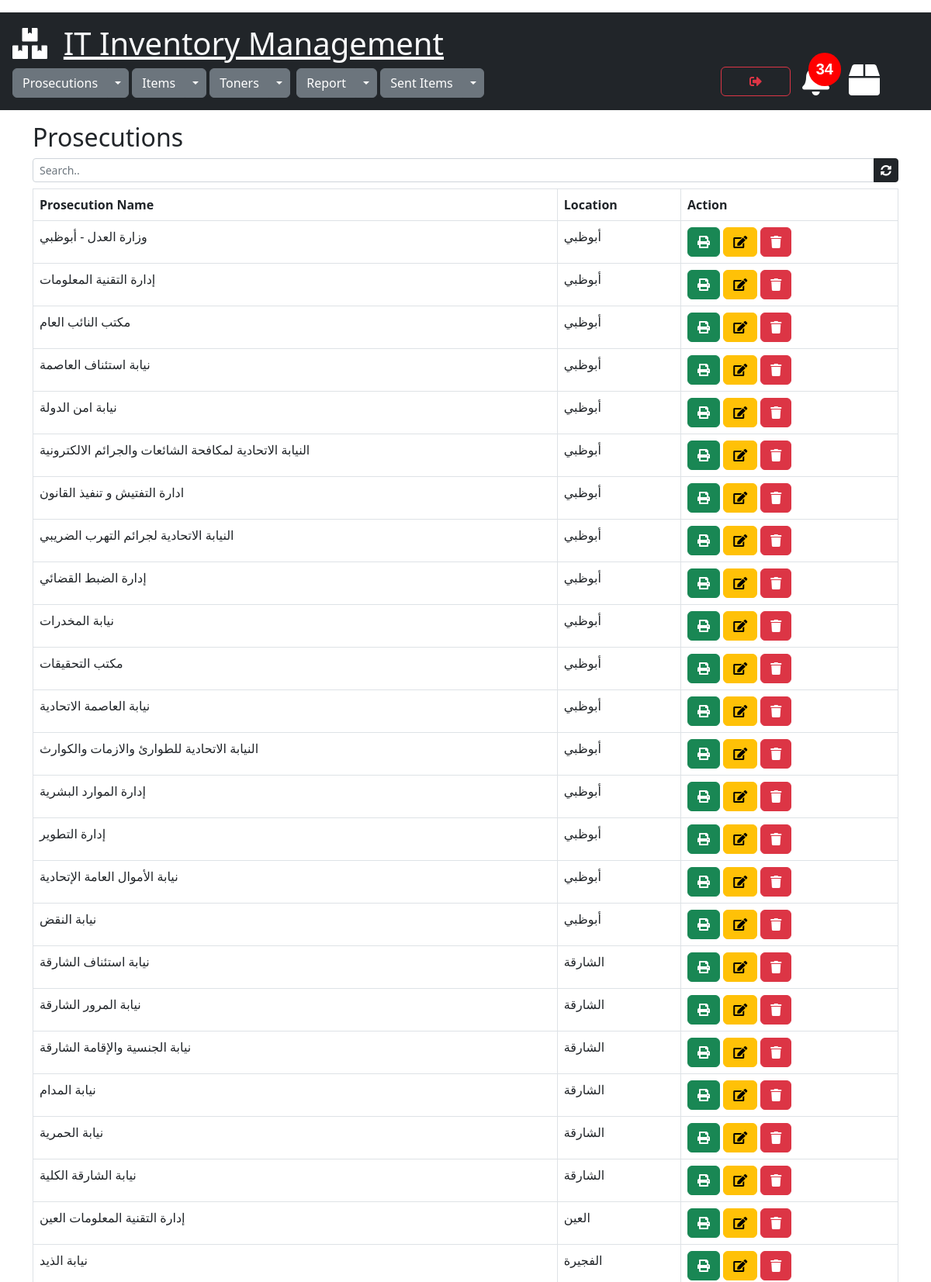
The page /prosecutions/view_prosecutions/ (signed in, upper part) on the database its author committed.
### prosecutions/models.py (models this page shows)
class Prosecutions(models.Model):
    name = models.CharField(max_length=255)
    location = models.CharField(max_length=300,default="none")
    created = models.DateTimeField(default=timezone.now)

### prosecutions/views.py (the view)
# urls.py: path('view_prosecutions/', views.view_prosecutions, name='view_prosecutions'),
@cache_control(no_cache=True, must_revalidate=True,no_store=True)
@login_required(login_url="login")
def view_prosecutions(request):
    prosecutions = Prosecutions.objects.all().order_by('location')
    data_calc_cart_total = calc_cart_total(request)
    cart_total = data_calc_cart_total['cart_total']
    data_calc_toner_stock_alert = calc_toner_stock_alert(request)
    toner_stock_alert = data_calc_toner_stock_alert['toner_stock_alert_count']
    toner_under_fifteen = data_calc_toner_stock_alert['tonerstock']
    context = {"total": cart_total,"prosecutions": prosecutions,"toner_stock_alert":toner_stock_alert,"toner_under_fifteen":toner_under_fifteen}
    return render(request, 'view_prosecutions.html', context)

### sent_items/utils.py (called while the page is built)
def get_total_cart_items(items_in_cart):
    cartitem = CartItem.objects.filter(cart=items_in_cart)
    total = cartitem.count()
    return total

def calc_cart_total(request):
    customer, created = Customer.objects.get_or_create(user=request.user)
    cart, created = Cart.objects.get_or_create(customer=customer, complete=False)
    items_in_cart = cart.pk
    cart_total = get_total_cart_items(items_in_cart)
    return {'cart_total':cart_total,'user_cart':cart,'items_in_cart':items_in_cart}

### toners/utils.py (called while the page is built)
def calc_toner_stock_alert(request):
    tonerstock=Toners.objects.filter(remaining_qty__lte=15)
    toner_stock_alert_count=tonerstock.count()
    return {"toner_stock_alert_count":toner_stock_alert_count,"tonerstock":tonerstock }

### prosecutions/templates/view_prosecutions.html (shortened to what this page needs)
{% extends 'mainpage.html' %}
{% block content %}
<div class="container">
  <h2>Prosecutions</h2>
  <div class="input-group input-group-sm mb-2">
        <input class="form-control" id="search" type="text" placeholder="Search.." >
        <a href="{% url 'view_prosecutions' %}" class="btn btn-dark btn-sm"><i class="fas fa-sync-alt"></i></a>
  </div>
  <div class="table-responsive" >
    <table class="table table-bordered" id="myTable">
      <thead>
      <tr>
        <th>Prosecution Name</th>
        <th>Location</th>
        <th>Action</th>
      </tr>
      </thead>
      <tbody>
      {% for prosecution in prosecutions %}
      <tr>
        <td>{{prosecution.name}}</td>
        <td>{{prosecution.location}}</td>
        <td><a href="{% url 'print_pdf' prosecution.name %}" target="_blank" rel="noopener noreferrer" class="btn btn-success" data-bs-toggle="tooltip" data-bs-placement="bottom" title="Print"><i class="fas fa-print"></i></a>
          <a href="{% url 'edit_prosecutions_form' prosecution.id %}" class="btn btn-warning" data-bs-toggle="tooltip" data-bs-placement="bottom" title="Edit"><i class="fas fa-edit"></i></a>
          <a class="btn btn-danger"data-bs-toggle="modal" data-bs-target="#delete-modal{{ prosecution.pk }}" data-bs-toggle="tooltip" data-bs-placement="bottom" title="Delete"><i class="fas fa-trash"></i></a></td>
      </tr>
      {% endfor %}
      </tbody>
    </table>
  </div>
</div>
{% endblock %}

### rows shown on the page
Prosecutions: name "وزارة العدل - أبوظبي", location "أبوظبي"
Prosecutions: name "إدارة التقنية المعلومات", location "أبوظبي"
Prosecutions: name "مكتب النائب العام", location "أبوظبي"
Prosecutions: name "نيابة استئناف العاصمة", location "أبوظبي"
Prosecutions: name "نيابة امن الدولة", location "أبوظبي"
Prosecutions: name "النيابة الاتحادية لمكافحة الشائعات والجرائم الالكترونية", location "أبوظبي"
Prosecutions: name "ادارة التفتيش و تنفيذ القانون", location "أبوظبي"
Prosecutions: name "النيابة الاتحادية لجرائم التهرب الضريبي", location "أبوظبي"
Prosecutions: name "إدارة الضبط القضائي", location "أبوظبي"
Prosecutions: name "نيابة المخدرات", location "أبوظبي"
Prosecutions: name "مكتب التحقيقات", location "أبوظبي"
Prosecutions: name "نيابة العاصمة الاتحادية", location "أبوظبي"
Prosecutions: name "النيابة الاتحادية للطوارئ والازمات والكوارث", location "أبوظبي"
Prosecutions: name "إدارة الموارد البشرية", location "أبوظبي"
Prosecutions: name "إدارة التطوير", location "أبوظبي"
Prosecutions: name "نيابة الأموال العامة الإتحادية", location "أبوظبي"
Prosecutions: name "نيابة النقض", location "أبوظبي"
Prosecutions: name "نيابة استئناف الشارقة", location "الشارقة"
Prosecutions: name "نيابة المرور الشارقة", location "الشارقة"
Prosecutions: name "نيابة الجنسية والإقامة الشارقة", location "الشارقة"
Prosecutions: name "نيابة المدام", location "الشارقة"
Prosecutions: name "نيابة الحمرية", location "الشارقة"
Prosecutions: name "نيابة الشارقة الكلية", location "الشارقة"
Prosecutions: name "إدارة التقنية المعلومات العين", location "العين"
Prosecutions: name "نيابة الذيد", location "الفجيرة"
